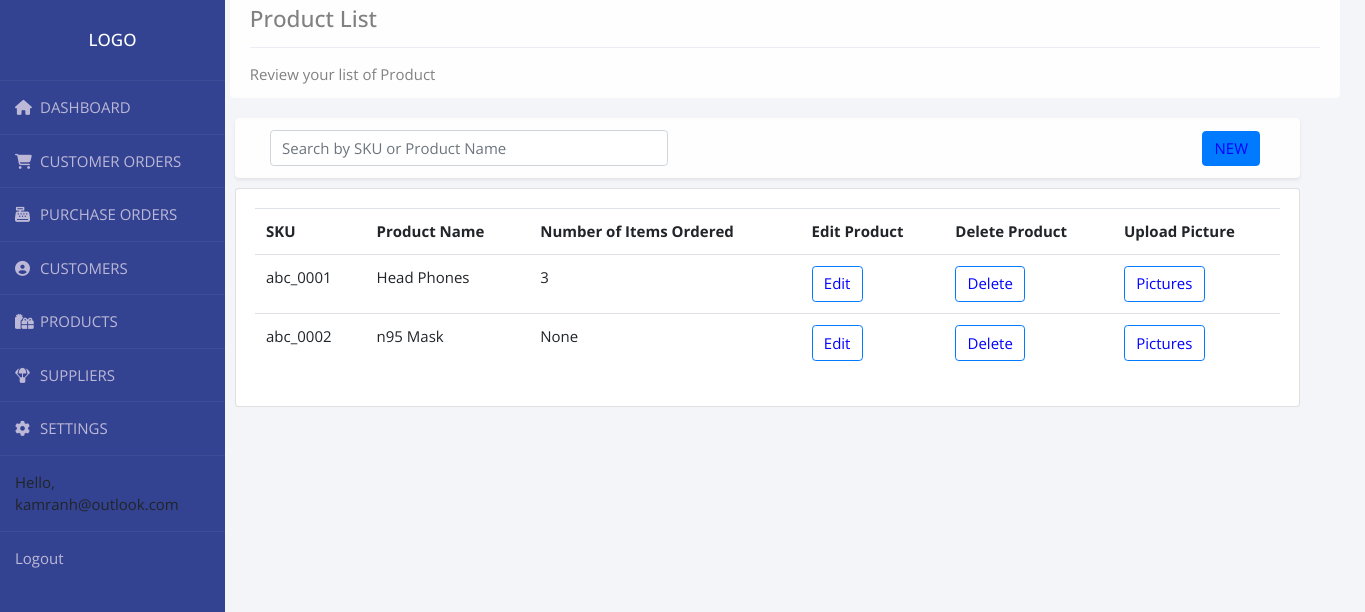
The app's page /product_list/ (signed in) with its own data.
### accounts/models.py (models this page shows, shortened)
class User(AbstractBaseUser):
    email = models.EmailField(max_length=255, unique=True)
    active = models.BooleanField(default=True)
    staff = models.BooleanField(default=False)
    admin = models.BooleanField(default=False)
    USERNAME_FIELD = 'email'
    REQUIRED_FIELDS = []
    objects = UserManager()
    def __str__(self):
        return self.email
    @property
    def is_active(self):
        return self.active

class Product(models.Model):
    CATEGORY = (
        ('Sports', 'Sports'),
        ('Fashion', 'Fashion'),
        ('Toys', 'Toys'),
        ('Electronics', 'Electronics'),
        ('Kitchen', 'Kitchen'),
        ('Jewellery', 'Jewellery'),
    )
    name = models.CharField(max_length=200, null=True)
    category = models.CharField(max_length=200, null=True, choices=CATEGORY)
    description = models.CharField(max_length=200, null=True, blank=True)
    r_price = models.FloatField(null=True)
    d_price = models.FloatField(null=True, blank=True, default='')
    start_date = models.DateField(null=True, blank=True, default='')
    end_date = models.DateField(null=True, blank=True, default='')
    tags = models.ManyToManyField(Tag)
    stock = models.IntegerField(null=True)
    min_stock = models.IntegerField(null=True)
    is_active = models.BooleanField(default=False)
    product_sku = models.CharField(max_length=200, null=True)

### accounts/views.py (the view)
# urls.py: path('product_list/', views.product_list, name="product_list"),
@login_required(login_url='login')
def product_list(request):
    product_list = Product.objects.annotate(
        norders=Sum('order__order_required')).order_by('product_sku')
    myFilter2 = ProductListFilter(request.GET, queryset=product_list)
    product_list = myFilter2.qs
    context = {'product_list': product_list, 'myFilter2': myFilter2}
    return render(request, 'accounts/product_list.html', context)

### accounts/templates/accounts/product_list.html (shortened to what this page needs)
{%  extends 'accounts/main.html' %}
{% load crispy_forms_tags %}
{% block content %}
<div class="row">
	<div class="col-xs-30 col-md-20">
		<div class="container fluid-lg-right" style="margin-top: -2rem;width: 4000px; padding-left:-20rem">
			<div class=" alert alert-light " role="alert">
				<h4 class="alert-heading">Product List</h4>
				<hr>
				<p class="mb-0">Review your list of Product</p>
			</div>
		</div>
	</div>
</div>
<div class='row'>
	<div class="col-xs-30 col-md-17">
		<div class="container fluid-lg-right" style="padding:20px; margin-top: -1rem;width: 1105px">
			<div class="alert alert-light shadow-sm">
				<form class="form-inline" method="GET">
					<div class="form-group col-md-5 mb-0">
						{{myFilter2.form.q1| as_crispy_field}}
				</form>
			</div>
			<div style="float: right;margin-top: -3rem; padding: 10px 20px ; border-radius: 50px ;">
				<a class="btn btn-primary" href="{% url 'new_product_profile' %}" role="button">NEW</a>
			</div>
		</div>
	</div>
</div>
</div>
</div>
<div class="row">
	<div class="col-xs-30 col-md-17">
		<div class="container float-sm-left" style="padding:20px;margin-top: -3rem;width: 1105px">
			<div class="card card-body">
				<table class="table">
					<tr>
						<th>SKU</th>
						<th>Product Name</th>
						<th>Number of Items Ordered</th>
						<th>Edit Product</th>
						<th>Delete Product</th>
						<th>Upload Picture</th>
					</tr>
					{% for i in product_list %}
					<tr>
						<td>{{i.product_sku}}</td>
						<td>{{i.name}} </td>
						<td>{{i.norders}}</td>
						<td><a class="btn btn-outline-primary" name="edit_product"
								href="{% url 'edit_product_profile' i.id %}">Edit</a>
						</td>
						<td><a class="btn btn-outline-primary" href="{% url 'delete_product_profile' i.id %}">Delete</a>
						</td>
						<td><a class="btn btn-outline-primary" href="{% url 'product_picture' i.id %}">Pictures</a>
						</td>
					</tr>
					{% endfor %}
				</table>
			</div>
		</div>
	</div>
</div>
{% endblock content %}

### accounts/templates/accounts/navbar.html (shortened to what this page needs)
{% load static %}
  <nav class="nav flex-column float-left">
    <div class="wrapper">
      <div class="sidebar">
        <h2>Logo</h2>
        <ul>
          <li>
            <a href="{% url 'home' %}"><i class="fas fa-home"></i>DASHBOARD</a>
          </li>
          <li>
            <a href="{% url 'customer_order_list' %}"><i class="fas fa-shopping-cart"></i>CUSTOMER ORDERS</a>
          </li>
          <li>
            <a href=""><i class="fas fa-cash-register"></i>PURCHASE ORDERS</a>
          </li>
          <li>
            <a href="{% url 'customer_list' %}"><i class="fas fa-user-circle"></i>CUSTOMERS</a>
          </li>
          <li>
            <a href="{% url 'product_list' %}"><i class="fas fa-gifts"></i>PRODUCTS</a>
          </li>
          <li>
            <a href=""><i class="fas fa-parachute-box"></i>SUPPLIERS</a>
          </li>
          <li>
            <a href=""><i class="fas fa-cog"></i>SETTINGS</a>
          </li>
          <li>
            <span class="hello-msg">Hello, {{request.user}}</span>
          </li>
          <li>
            <span><a class="hello-msg" href="{% url 'logout' %}">Logout</a></span>
          </li>
        </ul>
      </div>
    </div>
  </nav>

### static/css/main.css (style rules this page uses)
body { background-color: #94d8f7; width: 100%; margin:auto; height:auto; display:block; }

### accounts/templates/accounts/navbar.html (style rules this page uses)
* { margin:0; padding:0; box-sizing: border-box; list-style: none; text-decoration: none; font-family: 'Open Sans', sans-serif; font-size: 15px; }
h2 { font-size: 17px; }
body { background: #f3f5f9; }
.wrapper { display:flex; position: relative; }
.wrapper .sidebar { position: fixed; width: 225px; height: 100%; background: #334391; padding: 30px 0; }
.wrapper .sidebar h2 { color: #fff; text-transform: uppercase; text-align: center; margin-bottom: 30px; }
.wrapper .sidebar ul li { padding: 15px; border-bottom: 1px solid rgba(0,0,0,0,0.05); border-top: 1px solid rgba(225,225,225,0.05); }
.wrapper .sidebar ul li a { color: #bdb8d7; display: block; }
.wrapper .sidebar ul li a .fas { width: 25px; }

### accounts/templates/accounts/product_list.html (style rules this page uses)
.btn { color: blue; }

### records on screen
User: user "kamranh@outlook.com"
Product: product_sku "abc_0001", name "Head Phones", norders "3"
Product: product_sku "abc_0002", name "n95 Mask", norders "None"
